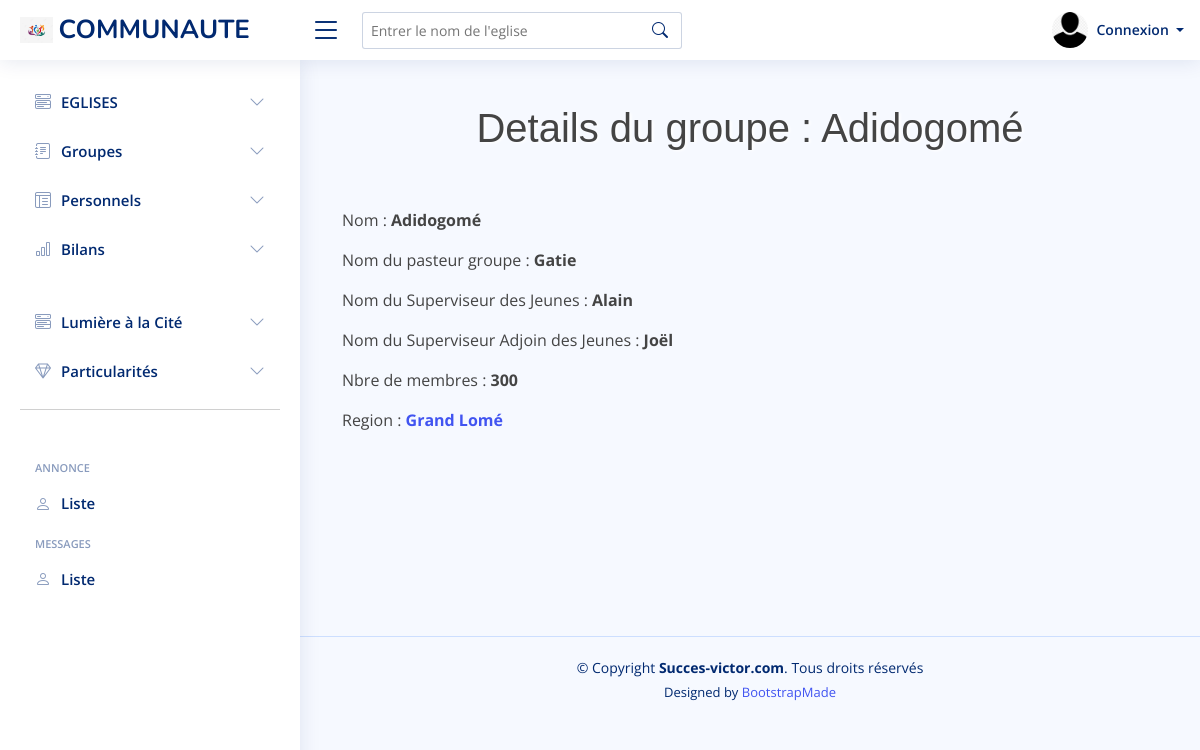
Screenshot of /groupe/1 with the database file from the repository.
### Eglises/models.py (models this page shows, shortened)
class Groupe(models.Model):
    name = models.CharField(max_length=100)
    nom_du_pasteur_du_groupe = models.CharField(max_length=200)
    nom_du_superviseur_des_jeunes = models.CharField(max_length=100)
    nom_du_superviseur_adjoin_des_jeunes = models.CharField(max_length=100)
    nombre_de_membres = models.CharField(max_length=100)
    region = models.CharField(max_length=100)
    publish = models.DateTimeField(default=timezone.now)
    created = models.DateTimeField(auto_now_add=True)
    updated = models.DateTimeField(auto_now=True)
    def __str__(self):
        return self.name

### Eglises/views.py (the view)
# urls.py: path('groupe/<int:id>', groupeDetails, name='groupe_details'),
def groupeDetails(request, id):
    groupe = get_object_or_404(Groupe, pk=id)
    context = {
        'groupe' : groupe,
    }
    return render(request, 'Groupes/groupe_details.html', context)

### Eglises/templates/Groupes/groupe_details.html (shortened to what this page needs)
{% extends 'base.html' %}
{% block gestion %} <br>
    <h1>Details du groupe : {{groupe}} </h1> <br>
    <br>
    <div class="container">
        <p>Nom : <strong>{{groupe.name}}</strong> </p>
        <p>Nom du pasteur groupe : <strong>{{groupe.nom_du_pasteur_du_groupe}}</strong> </p>
        <p>Nom du Superviseur des Jeunes : <strong>{{groupe.nom_du_superviseur_des_jeunes}}</strong> </p>
        <p>Nom du Superviseur Adjoin des Jeunes : <strong>{{groupe.nom_du_superviseur_adjoin_des_jeunes}}</strong> </p>
        <p>Nbre de membres : <strong>{{groupe.nombre_de_membres}}</strong> </p>
        <p>Region : <strong><a href="{% url 'groupe_region' groupe.region %}">{{groupe.region}}</a> </strong> </p>
        <br><br><br> <br>
    </div>
    <br><br> <br>
{% endblock %}

### static/assets/css/style.css (style rules this page uses)
:root { scroll-behavior: smooth; }
body { font-family: "Open Sans", sans-serif; background: #f6f9ff; color: #444444; }
a { color: #4154f1; text-decoration: none; }
h1, h2, h3, h4, h5, h6 { font-family: "Nunito", sans-serif; }

### static/css/main.css (style rules this page uses)
h1 { text-align: center; font-family: "Trebuchet MS", "Lucida Sans Unicode", "Lucida Grande", "Lucida Sans", Arial, sans-serif; text-shadow: 2px 1px 3px white; }

### rows the page displays
Groupe: name "Adidogomé", nom_du_pasteur_du_groupe "Gatie", nom_du_superviseur_des_jeunes "Alain", nom_du_superviseur_adjoin_des_jeunes "Joël", nombre_de_membres "300", region "Grand Lomé"
